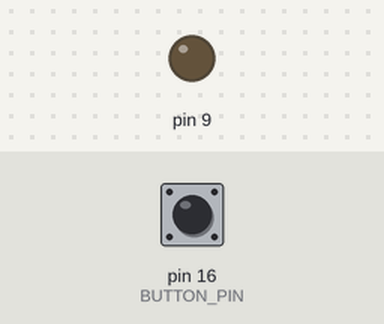
Simulated run of this sketch. Board: Arduino Uno, built with avr-gcc and run on an emulated ATmega328P. On the bench: output pins drawn as LEDs (lit = HIGH). Inputs (shaded band) come from the test bench; at power-on: pin 16 (BUTTON_PIN) HIGH.

Above: at 1.2 s.
1.3 s: pin 16 (BUTTON_PIN) pulled LOW for 0.15 s
At 2.3 s:
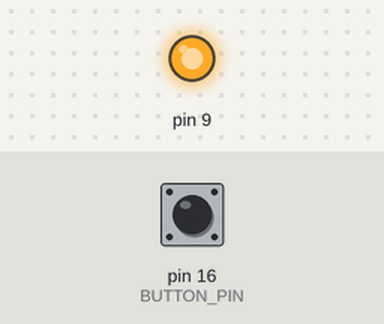
2.9 s: pin 16 (BUTTON_PIN) pulled LOW for 1 s
At 4.7 s:
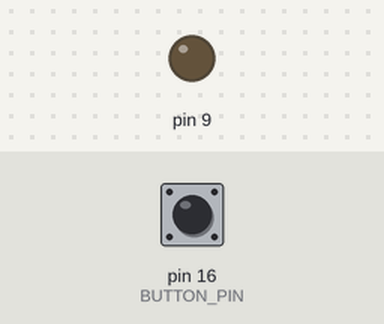
5.4 s: pin 16 (BUTTON_PIN) pulled LOW for 3.2 s
At 9.6 s:
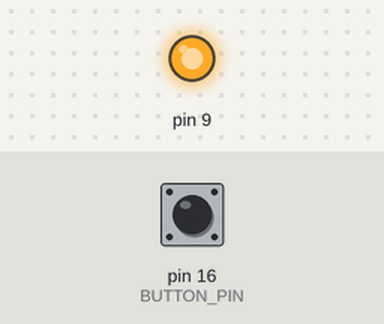
Timing chart, 0 to 11.1 s (numbered marks = the images above; inputs shaded):
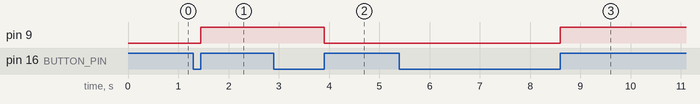

Measured:
- after the input at 1.3 s, pin 9: LOW → HIGH after 0.15 s
- after the input at 2.9 s, pin 9: HIGH → LOW after 1.0 s
- after the input at 5.4 s, pin 9: LOW → HIGH after 3.2 s

The sketch:

rd_pushbutton_toggle.ino
```cpp
/*******************************************************************************
filename: rd_pushbutton_toggle.ino
author:   Augustine (github: mr-augustine)
          http://pushbuttonrobotics.weebly.com/
date:     18 May 2014

The rd_pushbutton_toggle sketch uses an interrupt to toggle an LED each time
a pushbutton is pressed. Use a momentary pushbutton to cause the button pin
to toggle (i.e., from HI -> LOW -> HI) each time the button is pressed. If you
use a push on/off button, you'll have to double-press the button to achieve the
same effect.

(Don't forget to use a capacitor across the pushbutton input and ground to
smoothen the button press signal.)

This sketch was written to mimic Rocksteady's timing setup and main function.
The pushbutton feature is just one part of the larger Rocksteady framework.
*******************************************************************************/
volatile uint8_t timer1_overflow = 0;

// The main loop period is in units of TIMER1 counts. TIMER1 is configured to
// run at 250 kHz by prescaling the Arduino's main timer by 64. (16 MHz / 64 =
// 250,000 Hz). Our desired loop rate is 40 Hz, therefore our loop period
// (expressed as TIMER1 ticks) will be 250,000 Hz / 40 Hz = 6250 ticks per loop.
#define LOOP_PERIOD 6250

#define BUTTON_PIN (1 << 2)
#define LED_PIN (1 << 1)

uint32_t loop_counter;
uint8_t start_button = 0;


ISR(TIMER1_OVF_vect)
{
  timer1_overflow = 1;
}

// Interrupt Service Routine (ISR) to handle the button press.
// remember: an interrupt is made when the pin toggles.
// see section 13 in the Atmel datasheet (External Interrupts).
// since the pull-up resistor is activated on our button pin and we're using a
// momentary pushbutton, the pin toggles from high to low and back to high
// each time the button is pressed.
ISR(PCINT1_vect) {
  if (PINC & BUTTON_PIN) {
    // writing a 1 to this bit will toggle the output for the pin.
    // see section 14.2.2 in the Atmel datasheet (Toggling the Pin)
    PINB |= (1 << 1);
  }

  // since there are no other interrupts configured for this pin group in
  // this sketch, we could get rid of the if-statement. but in general, it's
  // better to verify that the interrupt occured on the exact pin we're
  // interested in.
}

void setup() {
  // temporarily disable pin change interrupts
  PCICR = 0;
  // temporarily disable pin change interrupts on PCINT[14:8] - all Analog Pins
  PCMSK1 = 0;

  // configure the pushbutton pin as an input pin (Analog Pin 2, PCINT10).
  // nothing else is plugged into the analog pins, so make them inputs as well.
  DDRC = 0;

  // turn on the pull-up resistor for the pushbutton pin
  // PC0 (A0) -> input, not used
  // PC1 (A1) -> input, not used
  // PC2 (A2) -> input, pushbutton
  // PC3 (A3) -> input, not used
  // PC4 (A4) -> input, not used
  // PC5 (A5) -> input, not used
  // PC5 (reset button) -> for system use
  PORTC = 0b0000100;

  // enable pin change interrupts for the group of pins that includes A2
  PCICR = 0b00000010;
  // enable interrupts on pin A2 (PCINT10)
  PCMSK1 |= (1 << 2);


  // configure the LED pin as an output pin (Digital Pin 9)
  DDRB = 0b00000010;

  // turn off the pull-up resistor for the LED pin
  // PB0 ( 8) -> input, not used
  // PB1 ( 9) -> output, LED
  // PB2 (10) -> input, not used
  // PB3 (11) -> input, not used
  // PB4 (12) -> input, not used
  // PB5 (13) -> input, not used
  // PB6 (crystal) -> for system use
  // PB7 (crystal) -> for system use
  PORTB = 0;

  // none of the port D pins are used so we can disable the pull-ups
  // and set them as input pins
  PORTD = 0;
  DDRD = 0;

  // configure TIMER1 for prescaler of 64
  TCCR1A = 0;
  TCCR1B = 0b00000011;
  TCCR1C = 0;
  TIMSK1 = 0;

  interrupts();

  // enable TIMER1 overflow interrupts
  TIMSK1 = 0b00000001;
  loop_counter = 0;
}

void loop() {
  TCNT1 = 0;

  loop_counter += 1;
  timer1_overflow = 0;


  while (1) {
    if (timer1_overflow) {
      return;
    }

    if (TCNT1 > LOOP_PERIOD) {
      return;
    }
  }
}
```
